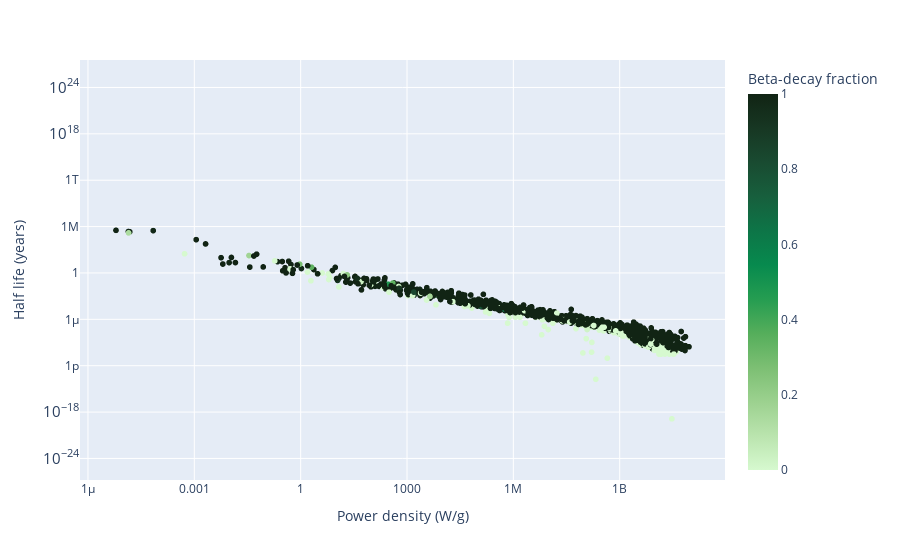

The notebook cell this image was saved under:
### Markdown cell above
TODO: Add a metric for the health effects of each isotope

### Code cell
px.scatter(power_density_df, x = 'Power density (W/g)', y = 'Half life (years)', hover_name = 'Isotope',
             log_y = True, log_x = True,
             color = 'Beta-decay fraction', color_continuous_scale = 'algae')

### Figure 1 — Plotly figure (JSON) as saved in the notebook; plotly's stock layout.template omitted (floating-point values rounded to 4 significant figures; data arrays with more than 128 entries replaced by an {"elided": "..."} marker saying what was removed)
{"data": [{"hovertemplate": "<b>%{hovertext}</b><br><br>Power density (W/g)=%{x}<br>Half life (years)=%{y}<br>Beta-decay fraction=%{marker.color}<extra></extra>", "hovertext": {"elided": "3558 str values"}, "legendgroup": "", "marker": {"color": {"elided": "3558 float values"}, "coloraxis": "coloraxis", "symbol": "circle"}, "mode": "markers", "name": "", "showlegend": false, "type": "scattergl", "x": {"elided": "3558 mixed values"}, "xaxis": "x", "y": {"elided": "3558 mixed values"}, "yaxis": "y"}], "layout": {"coloraxis": {"colorbar": {"title": {"text": "Beta-decay fraction"}}, "colorscale": [[0, "rgb(214, 249, 207)"], [0.09091, "rgb(186, 228, 174)"], [0.1818, "rgb(156, 209, 143)"], [0.2727, "rgb(124, 191, 115)"], [0.3636, "rgb(85, 174, 91)"], [0.4545, "rgb(37, 157, 81)"], [0.5455, "rgb(7, 138, 78)"], [0.6364, "rgb(13, 117, 71)"], [0.7273, "rgb(23, 95, 61)"], [0.8182, "rgb(25, 75, 49)"], [0.9091, "rgb(23, 55, 35)"], [1, "rgb(17, 36, 20)"]]}, "legend": {"tracegroupgap": 0}, "margin": {"t": 60}, "xaxis": {"anchor": "y", "domain": [0, 1], "title": {"text": "Power density (W/g)"}, "type": "log"}, "yaxis": {"anchor": "x", "domain": [0, 1], "title": {"text": "Half life (years)"}, "type": "log"}}}
